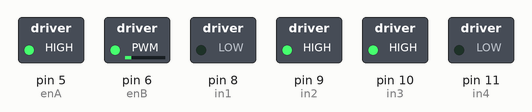
The sketch below on a simulated Arduino Uno, built with avr-gcc and run on an emulated ATmega328P. Shown: switched loads named in the sketch (green lamp = pin HIGH).

Above: at 0.1 s.
Timing chart, 0 to 1.6 s (numbered marks = the images above):
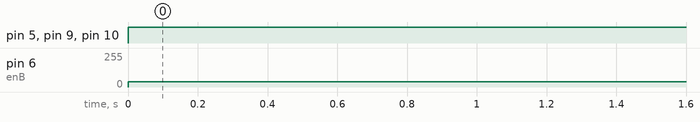

The sketch:

l298N_arduino_code.ino
```cpp
const int in1 = 8;     // Motor sürücümüze bağladığımız pinleri tanımlıyoruz
const int in2 = 9;
const int in3 =  10;
const int in4 =  11;

const int enA = 5;  //Enable pinlerini arduino 5,6 pwm pinlerine bağladık.
const int enB = 6;

void setup()

{
pinMode(in1, OUTPUT);
pinMode(in2, OUTPUT);
pinMode(in3, OUTPUT);
pinMode(in4, OUTPUT);

pinMode(enA, OUTPUT);
pinMode(enB, OUTPUT);
}

void loop()

{
 // motor 1
analogWrite(enA,  255);   //1. motor 255 ile tam hızda dönüyor...
digitalWrite(in1, LOW);
digitalWrite(in2,  HIGH);

 // motor 2
analogWrite(enB,  40);  //2. motor 40 ile yavaş dönüyor...
digitalWrite(in3, HIGH);
digitalWrite(in4,  LOW);
}
```

Measured:
- by itself, pin 5 (enA), pin 9 (in2), pin 10 (in3): LOW → HIGH at 0.00 s
- by itself, pin 6 (enB): 0/255 → 40/255 at 0.00 s
